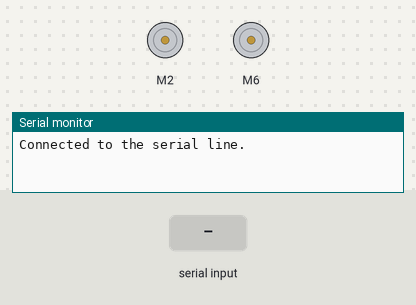
Bench run of a sketch on a simulated Arduino Uno, built with avr-gcc and run on an emulated ATmega328P. Shown: 2 × DC motor (green arrow = forward, orange = backward, longer = faster), the last lines printed to the serial monitor. Inputs (shaded band) come from the test bench.

Above: at 1.2 s.
1.3 s: "1\n" received over Serial
At 2.2 s:
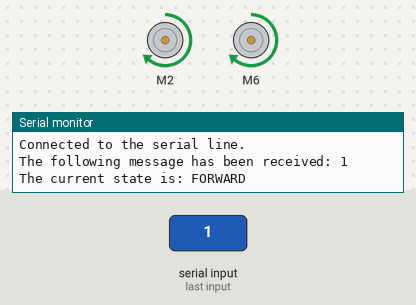
2.8 s: "2\n" received over Serial
At 3.3 s:
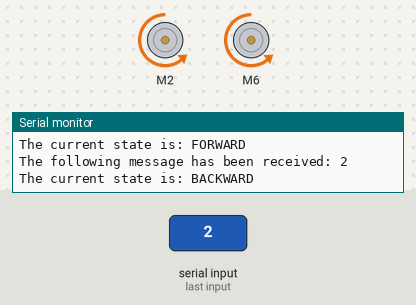
4.3 s: "3\n" received over Serial
At 5.5 s:
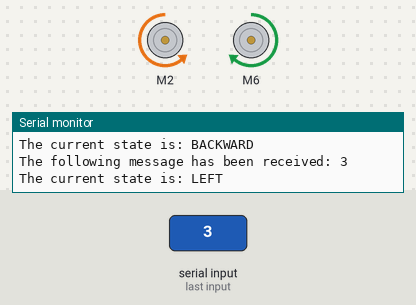
5.8 s: "4\n" received over Serial
At 6.7 s:
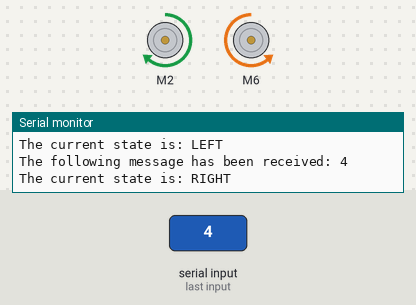
Timing chart, 0 to 8.3 s (numbered marks = the images above; inputs shaded):
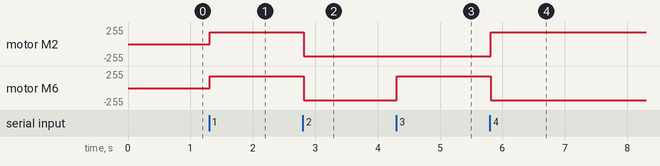

Measured:
- after the input at 1.3 s, motor M2, motor M6: stopped → forward 180/255 at once
- after the input at 2.8 s, motor M2, motor M6: forward 180/255 → backward 180/255 at once
- after the input at 4.3 s, motor M6: backward 180/255 → forward 180/255 at once
- after the input at 5.8 s, motor M2: backward 180/255 → forward 180/255 at once; motor M6: forward 180/255 → backward 180/255 at once

The sketch:

default_state_machine.ino
```cpp
/******************************************************************************
File Name: default_state_machine.ino
Author: William Wang

Description: This is the state machine code for the DASH robot utilizing 5
different states (STOP, FORWARD, BACKWARD, LEFT, and RIGHT).

Dependencies:
TB6612 SparkFun Library
******************************************************************************/

// This is the library for the TB6612 that contains the class Motor and all the
// functions
#include <SparkFun_TB6612.h>

// Pins for all inputs, keep in mind the PWM defines must be on PWM pins
#define AIN1 2
#define BIN1 6
#define AIN2 4
#define BIN2 7
#define PWMA 3
#define PWMB 5
#define STBY 9

// Define the default speed of the motors by using the PWM to get to 3.7 V
// TODO: Tune the motor speed to mimic our original testing case
#define DEFAULT_SPD 180

// these constants are used to allow you to make your motor configuration
// line up with function names like forward (i.e. if the motor is wired backwards
// then you can change the offset to flip the logic via software).  Value can be 1 or -1
const int offsetA = 1;
const int offsetB = 1;

// Initializing motors.  The library will allow you to initialize as many
// motors as you have memory for.  If you are using functions like forward
// that take 2 motors as arguements you can either write new functions or
// call the function more than once.
Motor motorLeft = Motor(AIN1, AIN2, PWMA, offsetA, STBY);
Motor motorRight = Motor(BIN1, BIN2, PWMB, offsetB, STBY);

// Initialize an enumeration to describe the different states for the motors
typedef enum{
   FORWARD,
   BACKWARD,
   LEFT,
   RIGHT,
   STOP
} motorState;

// Initialize the state of the motor (STOP)
motorState currentState = STOP;

// create variables to store the messages
char msg;
String cmd = "";

void setup()
{
   // start the serial line
   Serial.begin(9600);
   // indicate we have connected to the serial line
   Serial.println("Connected to the serial line.");
}


void loop()
{
   get_current_state();
   motor_state_machine();
}

void get_current_state(){
   // TODO: FInd a method to allow for different motor speeds to be inputed from the serial line
   // Obtains a message from the serial line and updates the state case
   if (Serial.available() > 0){
      // get message from serial line
      msg = Serial.read();

      if (msg != '\n'){
         cmd = String(msg);
         Serial.print("The following message has been received: "); Serial.println(cmd);

         // update the state based on the message
         Serial.print("The current state is: ");
         if (cmd == "0"){
            currentState = STOP;
            Serial.println("STOP");
         }
         else if (cmd == "1"){
            currentState = FORWARD;
            Serial.println("FORWARD");
         }
         else if (cmd == "2"){
            currentState = BACKWARD;
            Serial.println("BACKWARD");
         }
         else if (cmd == "3"){
            currentState = LEFT;
            Serial.println("LEFT");
         }
         else if (cmd == "4"){
            currentState = RIGHT;
            Serial.println("RIGHT");
         }
         else {
            Serial.println("INVALID MESSAGE");
         }
      }
   }
}

void motor_state_machine(){
   // TODO: Implement varying speeds into the state machines based on the joystick
   // Develop a simple state machine for the robot that controls the motors
   // with the following states: FORWARD, BACKWARD, LEFT, RIGHT, STOP
   switch(currentState)
   {
      case STOP:
         // both motors off and the robot is not moving
         brake(motorLeft, motorRight);
         break;

      case FORWARD:
         // moves the robot forward
         forward(motorLeft, motorRight, DEFAULT_SPD);
         break;

      case BACKWARD:
         // moves the robot backward
         back(motorLeft, motorRight, DEFAULT_SPD);
         break;

      case LEFT:
         // turns the robot left
         // TODO: figure out why power is decreased for this condition
         left(motorLeft, motorRight, 2*DEFAULT_SPD);
         break;

      case RIGHT:
         // turns the robot right
         // TODO: figure out why power is decreased for ths condition
         right(motorLeft, motorRight, 2*DEFAULT_SPD);
         break;
   }
}
```
